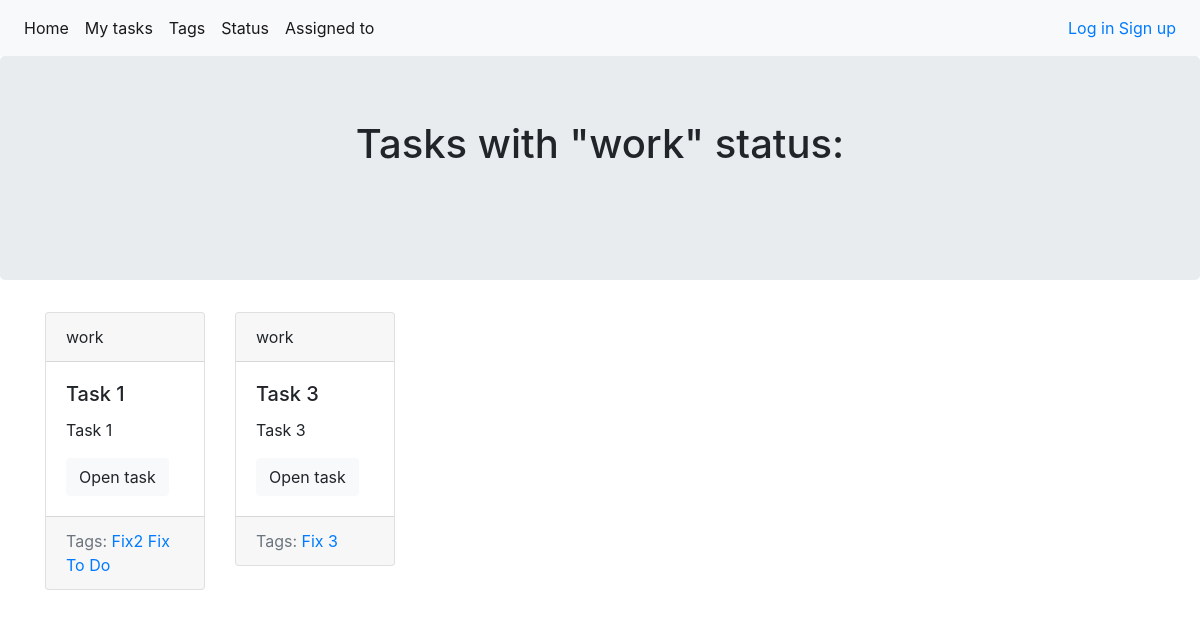
/tasks/status/2/, run on the app's committed database.
### tasks/models.py (models this page shows, shortened)
class TaskStatus(models.Model):
    NEW = 'new'
    WORK = 'work'
    TEST = 'test'
    DONE = 'done'
    STATUS_OPTIONS = [
        (NEW, 'New'),
        (WORK, 'In work'),
        (TEST, 'Testing'),
        (DONE, 'Done'),
    ]
    name = models.CharField(
        max_length=4,
        choices=STATUS_OPTIONS,
        unique=True,
        default=NEW,
    )
    def __str__(self):
        return self.name

class Task(models.Model):
    name = models.CharField(max_length=200)
    description = models.TextField(blank=True)
    status = models.ForeignKey(
        TaskStatus,
        default=get_default_status,
        on_delete=models.CASCADE
    )
    creator = models.ForeignKey(
        User,
        on_delete=models.SET_NULL,
        null=True,
        blank=True,
        related_name='creator'
    )
    assigned_to = models.ForeignKey(
        User,
        on_delete=models.SET_NULL,
        null=True,
        blank=True,
        related_name='assigned_to'
    )
    tags = models.ManyToManyField('Tag', blank=True, related_name='tasks')
    def get_absolute_url(self):
        return reverse('tasks:task_detail_url', kwargs={'pk': self.id})

class Tag(models.Model):
    title = models.CharField(max_length=50, unique=True)
    def get_absolute_url(self):
        return reverse('tasks:tag_detail_url', kwargs={'pk': self.id})

### tasks/views.py (the view)
# urls.py: path('status/<int:pk>/', views.StatusDetail.as_view(),
class StatusDetail(generic.DetailView):
    model = TaskStatus
    template_name = 'tasks/status_detail.html'

### tasks/templates/tasks/status_detail.html (shortened to what this page needs)
{% extends 'tasks/base_tasks.html' %}
{% block heading %}
<h1 class='mb-5'>Tasks with "{{ taskstatus.name }}" status:</h1>
{% endblock %}
{% block content %}
<div class="container">
    <div class="row">
        {% for task in taskstatus.task_set.all %}
        {% include 'tasks/includes/task_card_template.html' %}
        {% endfor %}
    </div>
</div>
{% endblock %}

### tasks/templates/tasks/includes/task_card_template.html
<div class="col-sm-2">
    <div class="card mb-3">
        <div class="card-header">
            {{ task.status }}
        </div>
        <div class="card-body">
            <h5 class="card-title">{{ task.name }}</h5>
            <p class="card-text">{{ task.description|truncatewords:10 }}</p>
            <a href="{{ task.get_absolute_url }}" class="btn btn-light">Open task</a>
        </div>
        <div class="card-footer text-muted">
            Tags:
            {% for tag in task.tags.all %}
            <a href="{{ tag.get_absolute_url }}">{{ tag.title }}</a>
            {% endfor %}
        </div>
    </div>
</div>

### data on the page
TaskStatus: name "work"
Task: status "work", name "Task 1", description "Task 1"
Tag: title "Fix2"
Tag: title "Fix"
Tag: title "To Do"
Task: status "work", name "Task 3", description "Task 3"
Tag: title "Fix 3"
